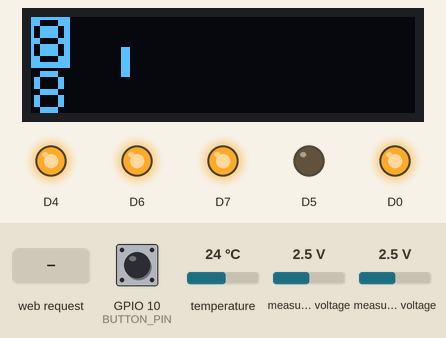
The sketch below on a simulated ESP8266 (NodeMCU). On the bench: 128×32 one-colour display, output pins drawn as LEDs (lit = HIGH). The inputs (shaded band) are chosen by the test bench; at power-on: measured voltage 2.5 V, GPIO 10 (BUTTON_PIN) HIGH, temperature 24 °C. WiFi joins after 1.5 s; servers stay silent unless stated; EEPROM starts erased; what the sketch prints to the serial monitor is not drawn.

Above: at 8.2 s.
8.3 s: measured voltage (sensor 201) set to 2.8 V
At 9.2 s:
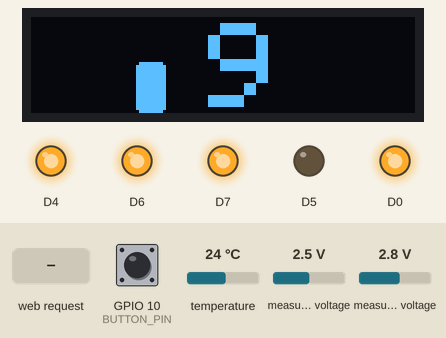
12.0 s: measured voltage (sensor 201) set to 3.1 V
At 13.6 s:
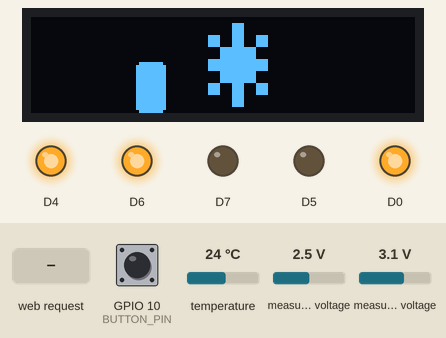
15.7 s: measured voltage (sensor 200) set to 0.4 V
At 19.2 s:
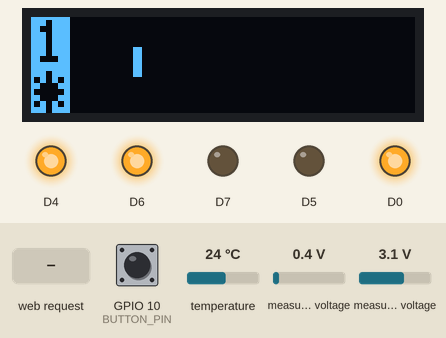
19.4 s: measured voltage (sensor 200) set to 0.1 V
At 22.9 s:
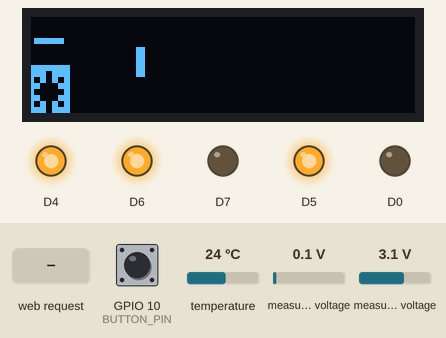
23.1 s: measured voltage (sensor 200) set to 3.8 V
At 24.5 s:
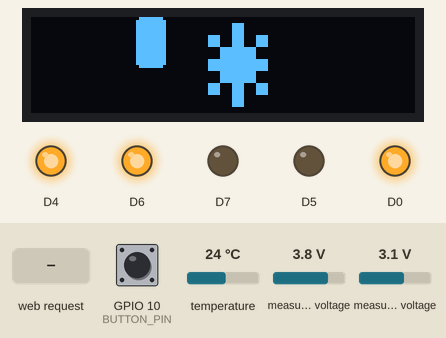
26.8 s: HTTP request GET /R1Sw received
At 28.2 s:
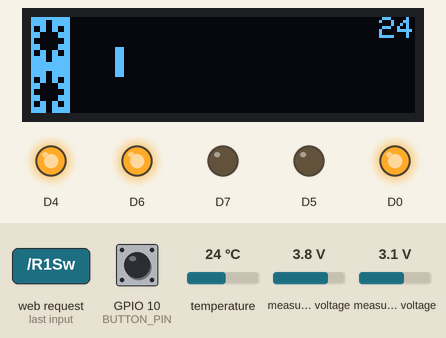
Timing chart, 0 to 29.8 s (numbered marks = the images above; inputs shaded):
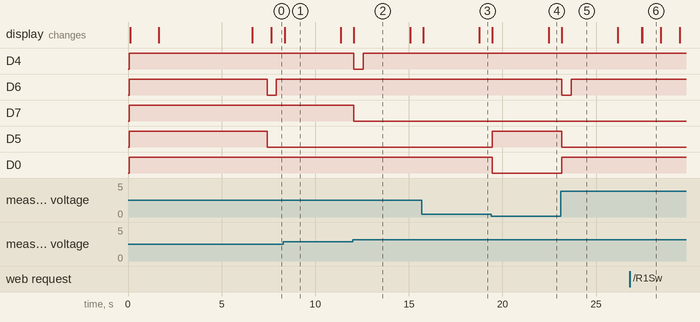

Measured:
- the behaviour switches between 2.9 and 3 V on measured voltage (sensor 201) (found by bisection; images 1 and 2)
- the behaviour switches between 0.3 and 0.2 V on measured voltage (sensor 200) (found by bisection; images 3 and 4)
- after the input at 8.3 s, the display: changes after 0.06 s (image 1)
- after the input at 12.0 s, D4: HIGH → LOW after 0.06 s, → HIGH 0.50 s later; D7: HIGH → LOW after 0.06 s; the display: changes after 0.06 s (image 2)
- after the input at 15.7 s, the display: first changes after 0.05 s (image 3 shows a later state)
- after the input at 19.4 s, D5: LOW → HIGH after 0.06 s; D0: HIGH → LOW after 0.06 s; the display: first changes after 0.06 s (image 4 shows a later state)
- after the input at 23.1 s, D6: HIGH → LOW after 0.06 s, → HIGH 0.50 s later; D5: HIGH → LOW after 0.06 s; D0: LOW → HIGH after 0.06 s; the display: changes after 0.06 s (image 5)

The sketch:

icebox3.ino
```cpp
#define VER "ver 3.1"
#define INTVER 31000

#include <ESP8266WebServer.h>
#include <WiFiManager.h>
#include <ArduinoJson.h>
#include <LittleFS.h>
#include <OneWire.h>
#include <DallasTemperature.h>
#include <EEPROM.h>
#include <AceButton.h>
using namespace ace_button;

#include "Ref.h"
#include "Display.h"
#include "PotentLevel.h"

//пины реле компрессора холодильной камеры
#define RELAY1 D5 //рабочая обмотка
#define RELAY2 D6 //пусковая обмотка
//пины реле компрессора морозильной камеры
#define RELAY3 D7 //рабочая обмотка
#define RELAY4 D4 //пусковая обмотка

//пин реле отключения лампы
#define RELAYLAMP D0

//пин кнопки смены режима дисплея
//#define BUTTON_PIN 1 //TX
#define BUTTON_PIN 10

//подключение термометров
#define ONE_WIRE_BUS D3

AceButton button(BUTTON_PIN);
OneWire oneWire(ONE_WIRE_BUS);
DallasTemperature sensors(&oneWire);

ESP8266WebServer server(80);

//камеры и дисплей
Ref ref1(RELAY1, RELAY2);
Frz ref2(RELAY3, RELAY4);
Display dspl(&ref1, &ref2);
PotentLevel pl0;
PotentLevel pl1;

unsigned long lastUpdate = 0;
unsigned long updateInterval = 20000;
String lastTime;

class Parameters {
  public:
    //уровни камер
    byte lvl1 = 3;
    byte lvl2 = 3;
    //индексы термометров холодильной камеры
    byte trm1 = 0;
    byte trm2 = 1;
    //индексы термометров морозильной камеры
    byte trm3 = 2;
    byte trm4 = 3;
    //уровень детализации информации на дисплее
    byte dsplDetail = 2;

    void load() {
      EEPROM.begin(8);
      byte l1 = EEPROM.read(0);
      byte l2 = EEPROM.read(1);
      byte t1 = EEPROM.read(2);
      byte t2 = EEPROM.read(3);
      byte t3 = EEPROM.read(4);
      byte t4 = EEPROM.read(5);
      byte dd = EEPROM.read(6);
      byte chksum = EEPROM.read(7);
      if (chksum == checksum(l1, l2, t1, t2, t3, t4, dd)) {
        lvl1 = l1;
        lvl2 = l2;
        trm1 = t1;
        trm2 = t2;
        trm3 = t3;
        trm4 = t4;
        dsplDetail = dd;
      }
    }
    void save() {
      EEPROM.begin(8);
      EEPROM.write(0, lvl1);
      EEPROM.write(1, lvl2);
      EEPROM.write(2, trm1);
      EEPROM.write(3, trm2);
      EEPROM.write(4, trm3);
      EEPROM.write(5, trm4);
      EEPROM.write(6, dsplDetail);
      EEPROM.write(7, checksum());
      EEPROM.commit();
    }
  private:
    byte checksum(byte l1, byte l2, byte t1, byte t2, byte t3, byte t4, byte dd) {
      return (123 + l1 + l2 + t1 + t2 + t3 + t4 + dd) % 255;
    }
    byte checksum() {
      return checksum(lvl1, lvl2, trm1, trm2, trm3, trm4, dsplDetail);
    }
} params;

void onLvlChange1(Ref* ref) {
  dspl.lvlPageBegin(1, ref->getLvl(), ref->lvlChar());
}

void onLvlChange2(Ref* ref) {
  dspl.lvlPageBegin(2, ref->getLvl(), ref->lvlChar());
}

void onDetailChange(Display* dsp) {
  params.dsplDetail = dsp->getDetail();
  params.save();
}

void onPotentLevelChange1(PotentLevel* ppl) {
  ref1.lvlSet(ppl->getLevel());
}

void onPotentLevelChange2(PotentLevel* ppl) {
  ref2.lvlSet(ppl->getLevel());
}

void buttonHandleEvent(AceButton* /*button*/, uint8_t eventType, uint8_t /*buttonState*/) {
  switch (eventType) {
    case AceButton::kEventPressed:
      dspl.detailUp();
      break;
    case AceButton::kEventLongPressed:
      ESP.reset();
      break;
  }
}

bool shouldSaveConfig = false;
void saveConfigCallback () {
  shouldSaveConfig = true;
}

bool connectWiFi(bool startConfigPortal = false) {

  WiFiManagerParameter custom_t1idx("t1idx", "index t1", String(params.trm1).c_str(), 3);
  WiFiManagerParameter custom_t2idx("t2idx", "index t2", String(params.trm2).c_str(), 3);
  WiFiManagerParameter custom_t3idx("t3idx", "index t3", String(params.trm3).c_str(), 3);
  WiFiManagerParameter custom_t4idx("t4idx", "index t4", String(params.trm4).c_str(), 3);

  WiFiManager wifiManager;
  wifiManager.setSaveConfigCallback(saveConfigCallback);
  wifiManager.addParameter(&custom_t1idx);
  wifiManager.addParameter(&custom_t2idx);
  wifiManager.addParameter(&custom_t3idx);
  wifiManager.addParameter(&custom_t4idx);

  //wifiManager.resetSettings();
  wifiManager.setConfigPortalTimeout(30);

  if (startConfigPortal) {
    Serial.println("startConfigPortal");
    if(!wifiManager.startConfigPortal())
      return false;
  }
  else {
    Serial.println("autoConnect");
    if(!wifiManager.autoConnect())
      return false;
  }

  params.trm1 = String(custom_t1idx.getValue()).toInt();
  params.trm2 = String(custom_t2idx.getValue()).toInt();
  params.trm3 = String(custom_t3idx.getValue()).toInt();
  params.trm4 = String(custom_t4idx.getValue()).toInt();

  if (shouldSaveConfig) {
    params.save();
  }
  return true;
}

String IpAddress2String(const IPAddress& ipAddress) {
  return String(ipAddress[0]) + String(".") +\
  String(ipAddress[1]) + String(".") +\
  String(ipAddress[2]) + String(".") +\
  String(ipAddress[3])  ;
}

void setup() {
  Serial.begin(115200);
  Serial.println();

  sensors.begin();
  DeviceAddress deviceAddress;
  while (oneWire.search(deviceAddress)) {
    if (sensors.validAddress(deviceAddress) && sensors.validFamily(deviceAddress)) {
      sensors.setResolution(deviceAddress, 12);
    }
  }

  params.load();

  pl0.begin(0, onPotentLevelChange1);
  pl1.begin(1, onPotentLevelChange2);

  ref1.connectLamp(RELAYLAMP);
  ref1.begin(pl0.getCurrentLevel(), onLvlChange1);
  ref2.begin(pl1.getCurrentLevel(), onLvlChange2);

  dspl.begin(params.dsplDetail, onDetailChange);
  dspl.page0();

  pinMode(BUTTON_PIN, INPUT_PULLUP);
  button.setEventHandler(buttonHandleEvent);

  Serial.println("wi-fi connecting...");
  if(connectWiFi()) {
    String info = IpAddress2String(WiFi.localIP()) + ":80";
    dspl.page1(info);

    unsigned long time = millis();

    httpServerConfig();

    if (time + 5000 > millis())
      delay(time + 5000 - millis());

  } else {
    String info = "control: " + IpAddress2String(WiFi.localIP());
    dspl.page1(info);
    delay(5000);
  }
  dspl.update(true);
}

void loop() {
  ref1.loop();
  ref2.loop();

  pl0.loop();
  pl1.loop();

  button.check();

  if ((millis() - lastUpdate >= updateInterval) || lastUpdate == 0) {
    lastUpdate = millis();
    sensors.requestTemperatures();
    float t1 = sensors.getTempCByIndex(params.trm1);
    float t2 = sensors.getTempCByIndex(params.trm2);
    float t3 = sensors.getTempCByIndex(params.trm3);
    float t4 = sensors.getTempCByIndex(params.trm4);
    ref1.controlLoop(t1, t2);
    ref2.controlLoop(t3, t4);
  }
  dspl.loop();
  server.handleClient();
}

void httpServerConfig() {

  server.on("/", []() {
    server.send(200, "text/html", webPage());
  });

  server.on("/R1Up", [](){
    ref1.lvlUp();
    server.sendHeader("Location", "/");
    server.send(302);
  });
  server.on("/R1Dn", [](){
    ref1.lvlDn();
    server.sendHeader("Location", "/");
    server.send(302);
  });
  server.on("/R1Sw", [](){
    dspl.detailUp();
    server.sendHeader("Location", "/");
    server.send(302);
  });

  server.on("/R2Up", [](){
    ref2.lvlUp();
    server.sendHeader("Location", "/");
    server.send(302);
  });
  server.on("/R2Dn", [](){
    ref2.lvlDn();
    server.sendHeader("Location", "/");
    server.send(302);
  });
  server.on("/R2Sw", [](){
    //резерв
    server.sendHeader("Location", "/");
    server.send(302);
  });

  server.on("/Reset", [](){
    server.sendHeader("Location", "/");
    server.send(302);
    ESP.reset();
    delay(5000);
  });
  server.on("/StartConfigPortal", [](){
    server.sendHeader("Location", "/");
    server.send(302);
    connectWiFi(true);
  });

  server.begin();
}

String webPage() {
  String web;
  web += "<head><meta name=\"viewport\" content=\"width=device-width, initial-scale=1\"/> <meta charset=\"utf-8\"><title>Refrigerator</title><style>button{color:red;padding: 10px 27px;}</style></head>";
  web += "<h1 style=\"text-align: center;font-family: Open sans;font-weight: 100;font-size: 20px;\">Web Server Refrigerator</h1><div>";

  //++++++++++ R-1 +++++++++++++
  web += "<p style=\"text-align: center;margin-top: 0px;margin-bottom: 5px;\">----R1----</p>";
  if (ref1.compressorStarted())
  {
    web += "<div style=\"text-align: center;width: 98px;color:white ;padding: 10px 30px;background-color: #43a209;margin: 0 auto;\">ON</div>";
  }
  else
  {
    web += "<div style=\"text-align: center;width: 98px;color:white ;padding: 10px 30px;background-color: #ec1212;margin: 0 auto;\">OFF</div>";
  }
  web += "<div style=\"text-align: center;width: 98px;color:white ;padding: 10px 30px;background-color: #5191e4;margin: 0 auto;\">"+ String(ref1.lvlChar()) +" / "+ String(ref1.getTemperatureFreezer()) +"</div>";
  web += "<div style=\"text-align: center;margin: 5px 0px;\"> <a href=\"R1Dn\"><button>Lvl -</button></a>&nbsp;<a href=\"R1Up\"><button>Lvl +</button></a></div>";
  web += "<div style=\"text-align: center;margin: 5px 0px;\"> <a href=\"R1Sw\"><button></button></a></div>";
  //++++++++++ R-1 +++++++++++++

  //++++++++++ R-2 +++++++++++++
  web += "<p style=\"text-align: center;margin-top: 0px;margin-bottom: 5px;\">----R2----</p>";
  if (ref2.compressorStarted())
  {
    web += "<div style=\"text-align: center;width: 98px;color:white ;padding: 10px 30px;background-color: #43a209;margin: 0 auto;\">ON</div>";
  }
  else
  {
    web += "<div style=\"text-align: center;width: 98px;color:white ;padding: 10px 30px;background-color: #ec1212;margin: 0 auto;\">OFF</div>";
  }
  web += "<div style=\"text-align: center;width: 98px;color:white ;padding: 10px 30px;background-color: #5191e4;margin: 0 auto;\">"+ String(ref2.lvlChar()) +" / "+ String(ref2.getTemperatureFreezer()) +"</div>";
  web += "<div style=\"text-align: center;margin: 5px 0px;\"> <a href=\"R2Dn\"><button>Lvl -</button></a>&nbsp;<a href=\"R2Up\"><button>Lvl +</button></a></div>";
  web += "<div style=\"text-align: center;margin: 5px 0px;\"> <a href=\"R2Sw\"><button></button></a></div>";
  //++++++++++ R-2 +++++++++++++

  // ========REFRESH=============
  web += "<div style=\"text-align:center;margin-top: 20px;\"><a href=\"/\"><button style=\"width:158px;\">REFRESH</button></a></div>";
  // ========REFRESH=============

  // ========RESET=============
  web += "<div style=\"text-align:center;margin-top: 20px;\"><a href=\"Reset\"><button>RESET ESP</button></a></div>";
  // ========RESET=============

  // ========StartConfigPortal=============
  web += "<div style=\"text-align:center;margin-top: 20px;\"><a href=\"StartConfigPortal\"><button>Config Portal</button></a></div>";
  // ========StartConfigPortal=============

  web += "</div>";
  return(web);
}
```

Display.h
```cpp
#include <Adafruit_SSD1306.h>

//разрешение дисплея
#define SCREEN_WIDTH 128
#define SCREEN_HEIGHT 32

class Ref;

class Display {
  public:
    Display(Ref* pref1 = 0, Ref* pref2 = 0) : pRef1(pref1), pRef2(pref2), display(SCREEN_WIDTH, SCREEN_HEIGHT) {}

    void begin(int dd, void (*detailChangeCallback)(Display*)) {
      detail = dd;
      onDetailChange = detailChangeCallback;
      display.begin(SSD1306_SWITCHCAPVCC, 0x3C);
      display.clearDisplay();
      display.setTextColor(WHITE);
      display.setTextSize(1);
    }

    void page0() {
      display.clearDisplay();
      display.setTextSize(1);
      display.setCursor(0, 0);
      display.println(VER);
      display.println("wi-fi connecting...");
      display.display();
    }

    void page1(String info) {
      display.clearDisplay();
      display.setTextSize(1);
      display.setCursor(0, 0);
      display.println(VER);
      display.println("wi-fi connected");
      display.println(info);
      display.display();
    }

    void page3(String info) {
      display.clearDisplay();
      display.setTextSize(1);
      display.setCursor(0, 0);
      display.println(VER);
      display.println("wi-fi NOT connected");
      display.println(info);
      display.display();
    }

    void update(bool force = false) {
      if (lvlPageOn)
        return;

      if (millis() - timeLastUpdate >= timeUpdateInterval || timeLastUpdate == 0 || force) {
        timeLastUpdate = millis();

        display.clearDisplay();
        display.setTextColor(WHITE);

        if (detail >= 1) {
          int clockPos;
          if (detail == 1)
            clockPos = 23;
          else if (detail == 2)
            clockPos = 28;
          else if (detail == 3)
            clockPos = 17;
          sec++;
          display.fillRect(clockPos,           10, 59*1.3, 10, BLACK);
          display.fillRect(clockPos + sec*1.3, 10,      3, 10, WHITE);
          if (sec == 60)
            sec = 0;
        }

        if (detail >= 2) {
          //статус холодильной камеры
          bool refOn = pRef1->compressorStarted();
          if (refOn) {
            display.fillRect(0, 0, 13, 17, WHITE);
            display.setTextColor(BLACK, WHITE);
          }
          display.setTextSize(2);
          display.setCursor(1, 1);
          display.print(pRef1->lvlChar());
          if (refOn)
            display.setTextColor(WHITE);

          //статус морозильной камеры
          refOn = pRef2->compressorStarted();
          if (refOn) {
            display.fillRect(0, 16, 13, 17, WHITE);
            display.setTextColor(BLACK, WHITE);
          }
          display.setTextSize(2);
          display.setCursor(1, 18);
          display.print(pRef2->lvlChar());
          if (refOn)
            display.setTextColor(WHITE);
        }

        if (detail >= 3) {
          //температура холодильной камеры
          display.setTextSize(1);
          if (pRef1->getTemperatureFreezer() != -127) {
            display.setCursor(104, 0);
            display.print(formatTemp(pRef1->getTemperatureFreezer()));
          }
          if (pRef1->getTemperatureAir() != -127) {
            display.setCursor(104, 8);
            display.print(formatTemp(pRef1->getTemperatureAir()));
          }

          //температура морозильной камеры
          display.setTextSize(1);
          if (pRef2->getTemperatureFreezer() != -127) {
            display.setCursor(104, 16);
            display.print(formatTemp(pRef2->getTemperatureFreezer()));
          }
          if (pRef2->getTemperatureAir() != -127) {
            display.setCursor(104, 24);
            display.print(formatTemp(pRef2->getTemperatureAir()));
          }
        }

        display.display();
      }
    }

    void lvlPageBegin(int refNum, int lvl, char lvlChar) {
      lvlPageOn = true;
      lvlPageLastMillis = millis();

      int pos = 35;
      if (detail >= 3)
        pos = pos - 10;

      display.clearDisplay();
      if (refNum == 1)
        display.fillRoundRect(pos, 0, 10, 17, 2, WHITE);
      else
        display.fillRoundRect(pos, 15, 10, 17, 2, WHITE);

      display.setTextSize(4);
      display.setCursor(pos+24, 2);
      display.print(lvlChar);

      if (detail >= 3 && lvl > 0 && lvl < 10) {
        Ref* pRef;
        if (refNum == 1)
          //температура холодильной камеры
          pRef = pRef1;
        else
          //температура морозильной камеры
          pRef = pRef2;

        display.setTextSize(2);
        display.setCursor(90, 0);
        display.print(formatTemp2(pRef->getMaxTemperature()));
        display.setCursor(90, 16);
        display.print(formatTemp2(pRef->getMinTemperature()));
      }
      display.display();
    }

    void loop() {
      if (lvlPageOn)
        if (millis() - lvlPageLastMillis >= lvlPageLastInterval || lvlPageLastMillis == 0)
          lvlPageOn = false;
      update();
    }

    void detailUp() {
      detail++;
      if (detail == 4)
        detail = 0;
      onDetailChange(this);
      update(true);
    }

    int getDetail() {
      return detail;
    }

  private:
    String formatTemp(float t) {
      String str;
      if (t >= 10 || t <= -10)
        str = String(t, 0);
      else
        str = String(t, 1);
      while (str.length() < 4)
        str = " " + str;
      return str;
    }
    String formatTemp2(float t) {
      String str;
      str = String(t, 0);
      while (str.length() < 3)
        str = " " + str;
      return str;
    }

  private:
    Adafruit_SSD1306 display;
    Ref* pRef1;
    Ref* pRef2;
    int detail = 2;
    unsigned long timeLastUpdate = 0;
    unsigned long timeUpdateInterval = 1000;
    bool lvlPageOn = false;
    unsigned long lvlPageLastMillis = 0;
    unsigned long lvlPageLastInterval = 3000;
    void (*onDetailChange)(Display*);
    int sec = 0;
};
```

PotentLevel.h
```cpp
#include <Adafruit_ADS1015.h>

int MulDiv(int nNumber, int nNumerator, int nDenominator) {
  return nNumber * nNumerator *10000 / nDenominator / 10000;
}

class PotentLevel {
  public:
    PotentLevel(int8_t lvls = -1, int16_t minPot = -1, int16_t maxPot = -1) {
      if (lvls > -1)
        levels = lvls;
      if (minPot > -1)
        minPotent = minPot;
      if (maxPot > -1)
        maxPotent = maxPot;
    }
    void begin(uint8_t chnl, void (*lvlChangeCallback)(PotentLevel*)) {
      channel = chnl;
      onLvlChange = lvlChangeCallback;
      ads.begin();
      lastLevel = getCurrentLevel();
    }
    int16_t getCurrentLevel() {
      int16_t adc = ads.readADC_SingleEnded(channel) + 10;
      int16_t level = MulDiv(adc, levels, (maxPotent - minPotent));
      return level;
    }
    void loop() {
      if (millis() - lastUpdate >= updateInterval || lastUpdate == 0) {
        lastUpdate = millis();
        if (levels > 0) {
          int16_t level = getCurrentLevel();
          if (lastLevel != level) {
            lastLevel = level;
            onLvlChange(this);
          }
        }
      }
    }
    uint8_t getChanel() {
      return channel;
    }
    int16_t getLevel() {
      return lastLevel;
    }

  private:
    Adafruit_ADS1115 ads;
    unsigned long lastUpdate = 0;
    unsigned long updateInterval = 100;
    uint8_t channel = 0;
    int16_t lastLevel = -1;
    int16_t levels = 10;
    int16_t minPotent = 100;
    int16_t maxPotent = 16000;
    void (*onLvlChange)(PotentLevel*);
};
```

Source omitted: Ref.h (6579 bytes)
